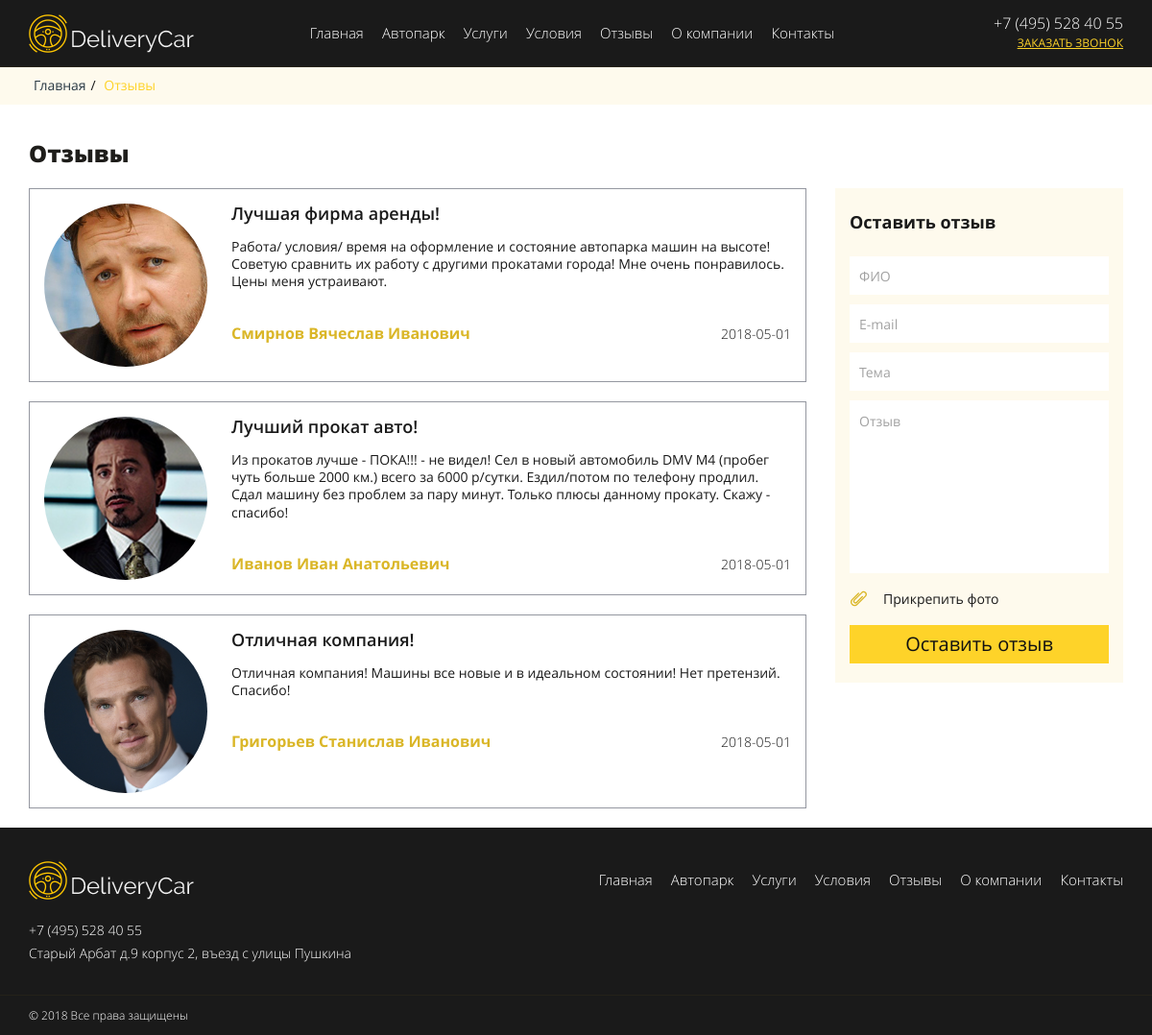
/otzivi, run on the app's committed database.
### tables this page shows
CREATE TABLE `reviews` (
  `id` int(10) UNSIGNED NOT NULL,
  `userName` varchar(255) NOT NULL,
  `titleReviews` varchar(255) NOT NULL,
  `text` text NOT NULL,
  `date` date NOT NULL,
  `status` set('опубликован','проверяется') NOT NULL,
  `email` varchar(255) NOT NULL,
  `img` varchar(255) DEFAULT NULL
);

### application/core/view.php (called while the page is built, shortened)
<?php
abstract class View
{
    protected $template = '';
    public function __construct($template)
    {
        $this->template = $template;
    }
    public function render(){
        include 'application\\views\\'.$this->template.'.php';
    }
}

### application/controllers/controller_otzivi.php (called while the page is built, shortened)
<?
class Controller_Otzivi extends core\Controller{
    function action_index()
    {
        $oReviews = models\Reviews::findAllObj();
        $oContentOtzivi = new core\ContentBlock('otzivi');
        $this->oContent->Content->setOtzivi($oContentOtzivi);
        $oOtzivi = new core\Otzivi('otzivi');
        foreach ($oReviews->attributes as $value) {
            $oReview = models\Reviews::findById($value['id']);
            $oItemOtzivi = new core\OtziviItem('otzivi_item');
            if ($oReview->getStatus()=='опубликован') {
                $oItemOtzivi->userName = $oReview->getUserName();
                $oItemOtzivi->titleReviews = $oReview->getTitleReviews();
                $oItemOtzivi->text = $oReview->getText();
                $oItemOtzivi->date = $oReview->getDate();
                $oItemOtzivi->email = $oReview->getEmail();
                $oItemOtzivi->img = $oReview->getImg();
                $oOtzivi->addItems($oItemOtzivi);
            }
        }
        $this->oContent->Content->addItem($oOtzivi);
        $this->oContent->render();
    }
}

### index.php (called while the page is built, shortened)
<?php
\application\core\Route::start();

### application/models/reviewsModel.php (called while the page is built, shortened)
<?php
class Reviews extends Model {
    static function TableName(){
        return 'reviews';
    }
}

### application/core/model.php (called while the page is built, shortened)
<?php
abstract class Model extends PDO{
    static $db;
    public function __construct($params = [])
    {
        static::$db = Db::instance();
    }
    public static function findById($id){
        !is_null(static::$db)?: static::$db = Db::instance();
        $table = static::TableName();
        $oQuery = Model::$db->prepare("SELECT * FROM {$table} WHERE id=:need_id");
        $oQuery->execute(['need_id' => $id]);
        $aRes = $oQuery->fetch(PDO::FETCH_ASSOC);
        return $aRes? new static($aRes):null;
    }
    public static function findAllObj(){
        !is_null(static::$db)?: static::$db = Db::instance();
        $table = static::TableName();
        $oQuery = Model::$db->prepare("SELECT * FROM {$table}");
        $oQuery->execute();
        $aRes = $oQuery->fetchAll(PDO::FETCH_ASSOC);
        return $aRes? new static($aRes):null;
    }
}

### config/configDB.php (called while the page is built, shortened)
<?php
return [
    'dsn' => 'mysql:dbname=Car_db;host=localhost',
    'username' => 'root',
    'password' => ''
];

### application/core/DB.php (called while the page is built, shortened)
<?php
class Db{
    protected  static $instance;
    private function __construct() {
        $db = require_once $_SERVER['DOCUMENT_ROOT'].'/config/configDB.php';
        $this->pdo = new \PDO($db['dsn'], $db['username'], $db['password']);
    }
    public static function instance() {
        if(is_null(self::$instance)){
            self::$instance = new self;
        }
        return self::$instance->pdo;
    }
}

### application/views/otzivi_item.php (the view)
<div class="revieews-item">
    <?if($img) {?>
        <div class="revieews-item__img">
            <img src="<??>img/Review/<?=$img?>" alt="">
        </div>
    <? } ?>
    <div class="revieews-item__content">
        <? if($titleReviews) { ?>
            <div class="revieews-item__title">
                <?= $titleReviews?>
            </div>
        <? } ?>
        <? if($text) { ?>
            <div class="revieews-item__desc">
                <p><?=$text ?></p>
            </div>
        <? } ?>
        <div class="revieews-item__bot">
            <? if($userName) { ?>
                <div class="revieews-item__name">
                    <?= $userName?>
                </div>
            <? } ?>
            <? if($date) { ?>
                <div class="revieews-item__date">
                    <?=$date?>
                </div>
            <? } ?>
        </div>
    </div>
</div>

### application/views/content.php
<? foreach ($items as $item):
    $item->render();
endforeach;

### application/views/otzivi.php (shortened to what this page needs)
<div class="bread-crumbs-block">
    <div class="container">
        <ul class="bread-crumbs">
            <li class="bread-crumbs__item"><a href="./">Главная</a></li>
            <li class="bread-crumbs__item"><span>Отзывы</span></li>
        </ul>
    </div>
</div>
<div class="page-title">
    <div class="container">
        <h1>Отзывы</h1>
    </div>
</div>
<div class="revieews-wrap">
    <div class="container">
        <div class="revieews-left">
            <? foreach ( $items as $item): ?>
                <? $item->render()?>
            <? endforeach ?>
        </div>
        <div class="revieews-right">
            <div class="revieews-form">
                <div class="revieews-form__title">
                    Оставить отзыв
                </div>
                <div class="revieews-form__content">
                    <form enctype="multipart/form-data" method="POST" action="addotziv">
                        <input type="text" placeholder="ФИО" class="form-input" name="userName">
                        <input type="email" placeholder="E-mail" class="form-input" name="email">
                        <input type="text" placeholder="Тема" class="form-input" name="titleReviews">
                        <textarea name="text" id="" class="form-textarea" placeholder="Отзыв"></textarea>
                        <div class="form-attachment">
                            <label for="attachment" class="file-label"><span>Прикрепить фото</span></label>
                        </div>
                        <input type="submit" class="btn" id = 'reviews' value="Оставить отзыв">
                    </form>
                </div>
            </div>
        </div>
    </div>
</div>

### css/main.css (style rules this page uses)
* { box-sizing: border-box; margin: 0; padding: 0; outline: none !important; }
input { outline: none !important; }
a { outline: none; text-decoration: underline; color: #fed329; }
html { font-size: 16px; }
body { background: #fff; font-size: 16px; min-width: 320px; position: relative; line-height: 1.75; font-family: 'Open Sans'; font-weight: normal; font-style: normal; color: #1a1a1a; overflow-x: hidden; -webkit-font-smoothing: antialiased; }
.form-input { margin-bottom: 10px; display: inline-block; width: 100%; background: #fff; color: #1a1a1a; font-size: 14px; font-family: 'Open Sans'; height: 40px; border: 0px; padding: 0px 10px; }
.btn { background: #fed329; display: inline-block; border: none; cursor: pointer; width: 100%; min-width: 180px; height: 40px; line-height: 40px; white-space: nowrap; padding: 0px 10px; text-align: center; color: #111111; font-size: 20px; font-weight: 400; text-decoration: none; transition: all .5s; }
.bread-crumbs-block { background: #fefaed; margin-bottom: 30px; }
.bread-crumbs { list-style: none; font-size: 14px; padding: 7px 0px; }
.bread-crumbs a { color: #293944; text-decoration: none; }
.bread-crumbs span { color: #fed329; }
.bread-crumbs .bread-crumbs__item { display: inline-block; position: relative; padding-right: 10px; padding-left: 5px; }
.bread-crumbs .bread-crumbs__item:before { content: "/"; font-size: 14px; position: absolute; top: 0; right: 0; }
.bread-crumbs .bread-crumbs__item:last-child { padding-right: 0px; }
.bread-crumbs .bread-crumbs__item:last-child:before { display: none; }
.page-title { font-size: 24px; color: #1e1d1a; font-weight: 800; margin-bottom: 15px; }
.page-title h1, .page-title h2, .page-title h3, .page-title h4, .page-title h5, .page-title h6 { font-size: 24px; font-weight: 800; margin: 0px; }
.revieews-wrap .container { display: -ms-flexbox; display: flex; -ms-flex-pack: justify; justify-content: space-between; }
.revieews-wrap .revieews-left { width: calc(100% - 330px); margin-right: 30px; }
.revieews-wrap .revieews-right { width: 300px; }
.revieews-item { border: 1px solid #9497a0; padding: 15px; display: -ms-flexbox; display: flex; margin-bottom: 20px; }
.revieews-item .revieews-item__img { width: 170px; height: 170px; overflow: hidden; border-radius: 50%; margin-right: 25px; }
.revieews-item .revieews-item__img img { width: auto; min-width: 100%; height: auto; max-height: 100%; }
.revieews-item .revieews-item__content { width: calc(100% - 195px); }
.revieews-item .revieews-item__title { font-size: 18px; margin-bottom: 15px; font-weight: 600; line-height: 1.2; }
.revieews-item .revieews-item__desc { font-size: 14px; line-height: 1.3; margin-bottom: 30px; }
.revieews-item .revieews-item__bot { display: -ms-flexbox; display: flex; -ms-flex-pack: justify; justify-content: space-between; -ms-flex-align: baseline; align-items: baseline; }
.revieews-item .revieews-item__name { color: #dab627; font-weight: 700; font-size: 16px; }
.revieews-item .revieews-item__date { font-weight: 300; font-size: 14px; }
.revieews-form { padding: 20px 15px; background: #fefaed; }
.revieews-form .revieews-form__title { font-size: 18px; font-weight: 700; margin-bottom: 20px; }
.form-attachment { position: relative; line-height: 1; white-space: nowrap; margin-bottom: 20px; }
.form-attachment label { padding-left: 35px; font-size: 14px; color: #1a1a1a; cursor: pointer; }
.form-attachment label:before { content: ""; background: url(../img/attachfile.svg) no-repeat center; position: absolute; left: 0; top: 0; width: 19px; height: 17px; }
.form-textarea { height: 180px; margin-bottom: 10px; display: inline-block; width: 100%; background: #fff; color: #1a1a1a; font-size: 14px; font-family: 'Open Sans'; border: 0px; padding: 10px; resize: none; }

### data on the page
reviews: date "2018-05-01", img (picture), titleReviews "Отличная компания!", text "Отличная компания! Машины все новые и в идеальном состоянии! Нет претензий. Спасибо!", userName "Григорьев Станислав Иванович"

### other printed values
$title "Главная"
$title "Автопарк"
$title "Услуги"
$title "Условия"
$title "Отзывы"
$title "О компании"
$title "Контакты"
$titleReviews "Лучшая фирма аренды!"
$text "Работа/ условия/ время на оформление и состояние автопарка машин на высоте! Советую сравнить их работу с другими прокатами города! Мне очень понравилось. Цены меня устраивают."
$userName "Смирнов Вячеслав Иванович"
$titleReviews "Лучший прокат авто!"
$userName "Иванов Иван Анатольевич"
